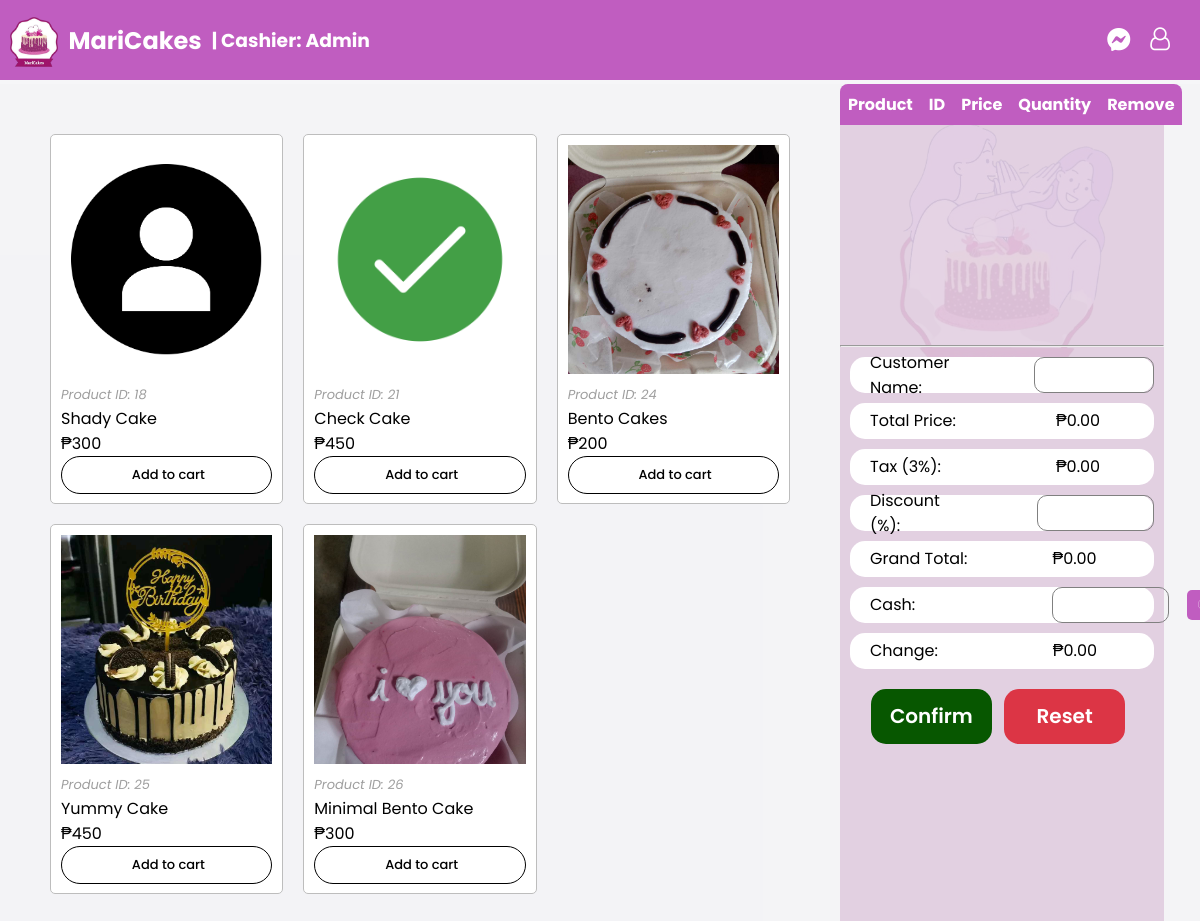
/maricakes/php/main.php (signed in), run on the app's committed database.
### tables this page shows
CREATE TABLE `products` (
  `pro_id` int(50) NOT NULL,
  `pro_name` varchar(50) NOT NULL,
  `pro_price` varchar(50) NOT NULL,
  `pro_img` varchar(255) NOT NULL,
  `availability` varchar(50) NOT NULL
);

### maricakes/process/products.php (the view)
 <?php
 if(mysqli_num_rows($all_products) == 0) {
 ?>
 <div class="item one">
    <img src="../assets/img/logo1.jpg">
    <h2>MariCakes</h2>
 <p>Affordable daw?&nbsp;<button class="add">Add Cakes</button></p>
</div>
 <?php
       } else {
 ?>
    <div class="content-items" id="product-list">
 <?php
    while($row = mysqli_fetch_assoc($all_products)){
 ?>
<div class="item one product-card">
    <img src="../assets/img/<?php echo $row["pro_img"]; ?>">
    <i>Product ID: </i><i class="product-id"><?php echo $row["pro_id"]; ?></i>
    <p class="product-name"><?php echo $row["pro_name"]; ?></p>
    <div class="price">
  <p class="currency">₱</p>
    <p class="product-price"><?php echo $row["pro_price"]; ?></p>
    </div>
    <?php
       if($row["availability"] == "Available") {
          echo '<button class="add-to-cart">&nbsp;Add to cart</button>';
       } elseif($row["availability"] == "Not Available") {
          echo '<button disabled class="add-to-cart">&nbsp;Not Available</button>';
       }
    ?>
</div>
 <?php
    }
 ?>
 <?php
       }
 ?>

### maricakes/php/main.php (shortened to what this page needs)
<?php
include_once "../process/db.php";
if(isset($_SESSION['username'])) {
?>
<?php
$sql = "SELECT * FROM products";
$all_products = $conn->query($sql);
?>
<!DOCTYPE html>
<html>
    <head>
        <link rel="stylesheet" href="../assets/css/style.css?v=<?php echo time(); ?>">
        <link rel="stylesheet" href="../assets/css/style_add.css?v=<?php echo time(); ?>">
        <link rel="stylesheet" href="../assets/css/screen.css?v=<?php echo time(); ?>">
        <link rel="stylesheet" href="../assets/css/receipt.css?v=<?php echo time(); ?>">
        <link rel="stylesheet" href="https://cdnjs.cloudflare.com/ajax/libs/ionicons/2.0.1/css/ionicons.min.css">
         <link rel="stylesheet" href="https://cdnjs.cloudflare.com/ajax/libs/font-awesome/4.7.0/css/font-awesome.min.css">
         <link rel="stylesheet" href="https://cdn.jsdelivr.net/npm/bootstrap-icons@1.11.2/font/bootstrap-icons.min.css">
    </head>
<body>
   <div class="navbar">
      <div class="navbar-left">
         <img src="../assets/img/logo.png">
			<a href="../php/main.php">
				<h2>MariCakes </h2>
			</a>
         <div class="search-bar">
            <form id="search-form">
               <h3>   |   Cashier: <?php echo $_SESSION['username']; ?></h3>
            </form>
         </div>
      </div>
      <div class="navbar-right">
            <div class="message-icon">
               <i class="bi bi-messenger"></i>
            </div>
            <div class="user-icon">
                <i class="fa fa-user-o" id="user"></i>
            </div>
      </div>
   </div>
   <div class="container">
      <?php include('../process/products.php'); ?>
   </div>
   <div class="content-sidebar summary">
    <div class="back-img order-summary">
        <img src="../assets/img/mariCakes.png">
        <table style="width:100%">
            <thead>
                <tr>
                    <th>Product</th>
                    <th>ID</th>
                    <th>Price</th>
                    <th>Quantity</th>
                    <th>Remove</th>
                </tr>
            </thead>
            <tbody id="order-summary-body">
            </tbody>
        </table>
    </div>
      <hr>
      <div class="bill-cont">
      <div class="bill">
         <label for="customer">Customer Name:</label>
         <input type="text" id="customer" class="customer-input" required>
      </div>
      <div class="bill">
         <label>Total Price:</label>
         <span class="sign1">₱<span id="total-price">0.00</span></span>
      </div>
      <div class="bill tax">
         <label>Tax (3%):</label>
         <span class="sign2">₱<span id="tax-amount">0.00</span></span>
      </div>
      <div class="bill">
         <label for="discount">Discount (%):</label>
         <input type="number" id="discount" class="discount-input" min="0" step="1">
      </div>
      <div class="bill gtotal">
         <label>Grand Total:</label>
         <span class="sign3">₱<span id="grand-total">0.00</span></span>
      </div>
      <div class="bill">
         <label for="cash">Cash:</label>
         <input type="number" id="cash" class="cash-input">
         <button id="commit-button" class="commit-button">Commit</button>
      </div>
      <div class="bill">
         <label>Change:</label>
         <span class="sign4"><span id="change-sign">₱</span><span id="change">0.00</span></span>
      </div>
      <div class="below-button">
         <button class="confirm" id="confirm-button" onclick="display()" disabled>Confirm</button>
         <button class="reset" id="reset-button">Reset</button>
      </div>
      </div>
   </div>
   </div>
</body>
</html>
<?php
}
else {
   header("Location: ../index.php");
    exit();
}
?>

### maricakes/assets/css/style.css (style rules this page uses)
* { box-sizing: border-box; margin: 0; font-family: 'Poppins', sans-serif; }
.container { top: 9%; position: fixed; display: flex; background: #f3f3f6b5; }
.navbar { background: #c05dc0; justify-content: space-between; color: #333; display: flex; align-items: center; padding: 10px; height: 80px; width: 100%; z-index: 1; position: fixed; }
.navbar img { width: 8%; margin-top: 4px; }
.navbar a { text-decoration: none; }
.navbar h2 { color: #fff; margin: 10px; }
.navbar h3 { color: #fff; }
.navbar-right i { font-size: 23px; color: #ffffff; }
.navbar .navbar-right { display: flex; align-items: center; }
.navbar .navbar-left { display: flex; align-items: center; }
.user-icon { margin: 0 20px; position: relative; display: inline-block; }
.content-items { display: grid; grid-template-columns: repeat(auto-fill, minmax(210px, 1fr)); grid-template-rows: repeat(2, 370px); grid-gap: 20px; height: 100%; max-height: 100vh; padding: 50px; width: 70%; overflow: hidden; overflow-y: scroll; }
.content-sidebar { width: 27%; height: auto; min-height: 781px; background: #e2d0e1; color: white; position: sticky; border-radius: 8px 8px 0px 0px; }
.item { position: relative; background: #fff; border-radius: 5px; border: 1px solid rgb(189, 189, 189); padding: 10px 10px 30px 10px; align-items: center; }
.item i { font-size: 13px; color: rgb(158, 158, 158); user-select: none; }
.price { position: relative; display: flex; }
.item img { width: 100%; height: 70%; object-fit: cover; }
.add-to-cart { font-family: 'Poppins'; background-color: #ffffff; color: #000000; border: 1px solid #000000; font-weight: 500; font-size: 13px; padding: 8px 10px; top: 0px; width: 100%; border-radius: 50px; position: relative; transition: 0.5s; cursor: pointer; }
.add-to-cart:disabled, button[disabled] { background-color: #790000; border-color: #790000; color: white; scale: 100% !important; }
.content-sidebar img { opacity: 0.1; width: 100%; position: relative; }
.search-bar { align-items: center; }
.bill { display: flex; border-radius: 15px; background: #fff; color: black; width: -webkit-fill-available; height: 36px; align-items: center; margin: 10px; padding-left: 20px; }
.bill span { width: max-content; }
.sign1 { margin-left: 100px; }
.sign2 { margin-left: 115px; }
.sign3 { margin-left: 85px; }
.sign4 { margin-left: 115px; }
#discount { margin-left: 80px; }
#cash { margin-left: 137px;margin-right: 50px; }
#customer { margin-left: 50px;width: 50%;font-size: 15px; }
.commit-button { right: 32px; background-color: #c05dc0; color: white; font-weight: 100; padding: 5px 10px; top: 0px; border-radius: 5px; position: relative; transition: 0.3s; border: none; cursor: pointer; }
.bill input { width: 117px; height: -webkit-fill-available; margin-left: 15px; border: 1px solid grey; text-align: left; border-radius: 10px; background: transparent; font-weight: 500; font-size: large; padding-top: 1px; }
.below-button { text-align: center; margin-top: 20px; }
.below-button button { border-radius: 15px; border: none; font-size: 20px; font-weight: 600; margin-right: 8px; height: 55px; width: 121px; }
.back-img { position: relative; width: auto; z-index: -1; }
.back-img thead th { position: sticky; top: 0px; width: 100%; }
hr { margin-top: -150px; }
.content-sidebar table { position: absolute; width: 100%; top: 0px; border-collapse: collapse; }
thead { border: 1px solid; width: 100%; }
tbody { background-color: #d19bce; }
.content-sidebar th { background-color: #c05dc0; border: 4px; }
th:first-child { width: 308px; text-align: left; border-radius: 8px 0px 0px 0px; }
th:last-child { width: 68px; text-align: center; border-radius: 0px 8px 0px 0px; }
.reset { background-color: #dc3545; border-color: #dc3545; color: white; transition: 0.3s; }
.confirm { background-color: #68bb59; border-color: #68bb59; color: white; transition: 0.3s; }
.confirm:disabled, button[disabled] { background-color: #075700; border-color: #075700; color: white; scale: 100% !important; }
@media (max-width: 1280px) and (max-height: 1024px) { .content-items { height: 91vh; } }
@media (max-width: 1280px) and (max-height: 1024px) { .content-sidebar { min-height: 827px; } }
@media (max-width: 1280px) and (max-height: 1024px) { hr { margin-top: -15px; } }

### data on the page
products: pro_img (placeholder picture), pro_id "18", pro_name "Shady Cake", pro_price "300", availability "Add to cart"
products: pro_img (picture), pro_id "21", pro_name "Check Cake", pro_price "450", availability "Add to cart"
products: pro_img (picture), pro_id "24", pro_name "Bento Cakes", pro_price "200", availability "Add to cart"
products: pro_img (picture), pro_id "25", pro_name "Yummy Cake", pro_price "450", availability "Add to cart"
products: pro_img (picture), pro_id "26", pro_name "Minimal Bento Cake", pro_price "300", availability "Add to cart"

### other printed values
$_SESSION['username'] "Admin"
